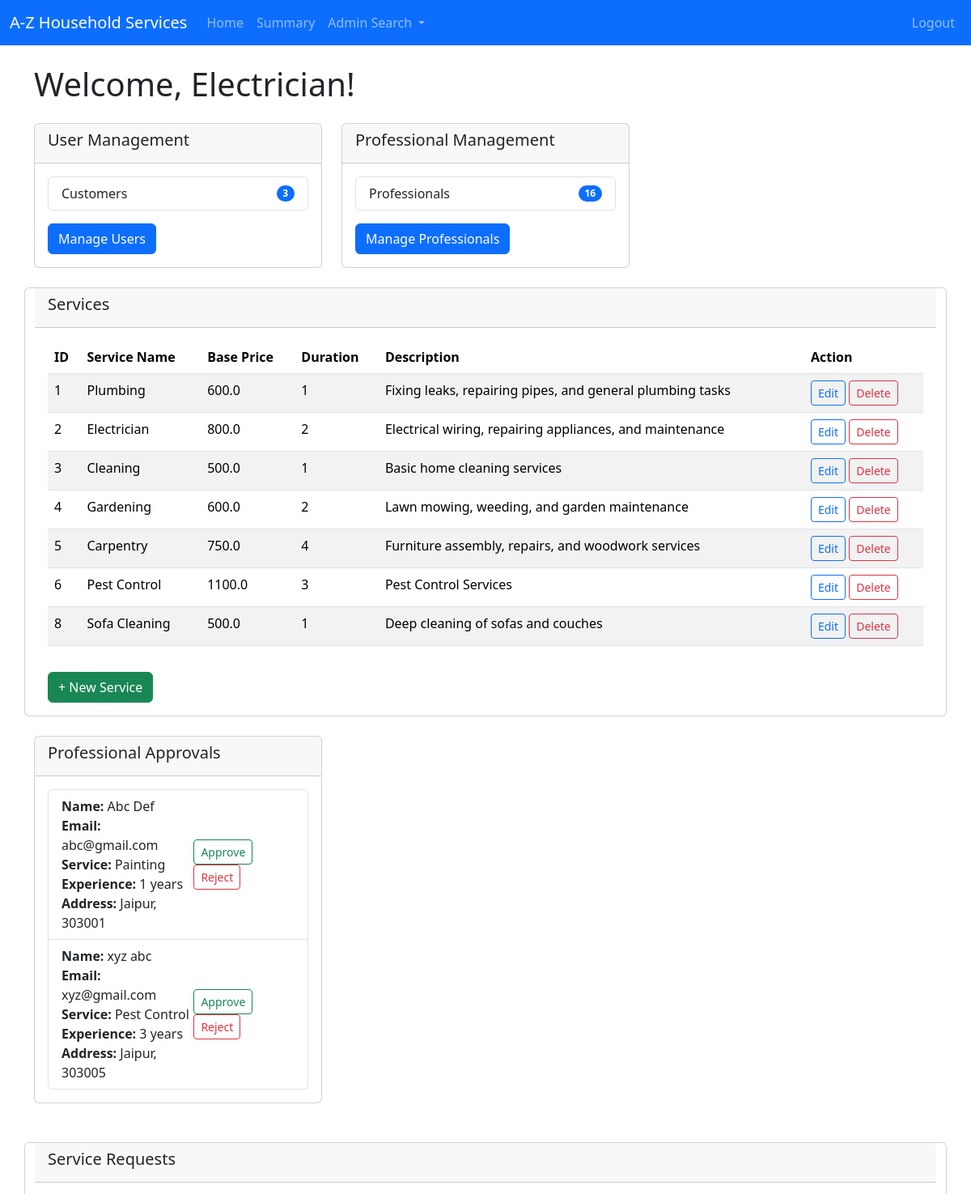
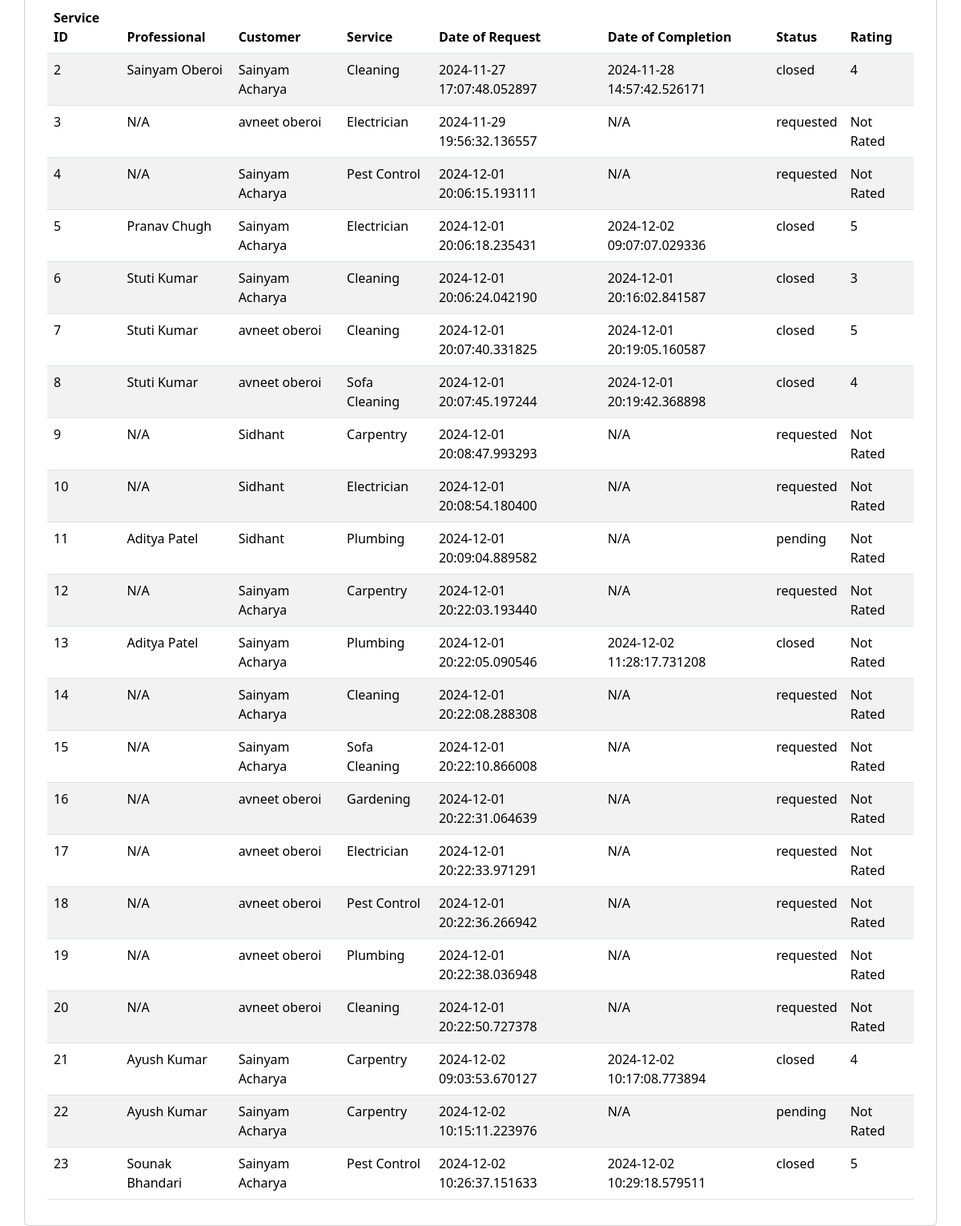
The page /admindashboard/Electrician on the database its author committed (2 pictures, top to bottom).
### backend/models.py (models this page shows)
class Service(db.Model):
    __tablename__ = 'service'
    id = db.Column(db.Integer, primary_key=True)
    name = db.Column(db.String(100), nullable=False)
    price = db.Column(db.Float, nullable=False)
    duration = db.Column(db.Integer, nullable=False)  # in minutes
    description = db.Column(db.Text, nullable=False)
    service_requests = db.relationship('ServiceRequest', cascade="all,delete", backref='service', lazy='dynamic')

class Professional(db.Model):
    __tablename__ = 'professional'
    id = db.Column(db.Integer, primary_key=True)
    email = db.Column(db.String(120), unique=True, nullable=False)
    password = db.Column(db.String(120), nullable=False)
    role = db.Column(db.Integer, default=2)   #1 for customer, 2 for professional, 3 for admin
    full_name = db.Column(db.String(100), nullable=False)
    service_name = db.Column(db.String(100), nullable=False)
    experience = db.Column(db.Integer, nullable=False)
    uploaded_documents = db.Column(db.String(255))  # Stores file path or URL
    address = db.Column(db.String(255), nullable=False)
    pincode = db.Column(db.Integer, nullable=False)
    status = db.Column(db.String(10), nullable=False, default='pending') # for approval of admin
    service_requests = db.relationship('ServiceRequest',cascade="all,delete", backref='professional', lazy='dynamic') #relationship: professionals can access its service requests

class ServiceRequest(db.Model):
    __tablename__ = 'service_requests'
    id = db.Column(db.Integer, primary_key=True)
    user_id = db.Column(db.Integer, db.ForeignKey('user.id'), nullable=False)
    professional_id = db.Column(db.Integer, db.ForeignKey('professional.id'), nullable=True)
    service_id = db.Column(db.Integer, db.ForeignKey('service.id'), nullable=False)
    date_of_request = db.Column(db.DateTime, nullable=False)
    date_of_completion = db.Column(db.DateTime)
    service_status = db.Column(db.String(20), nullable=False)  # 'requested', 'pending' , 'closed',
    rating = db.Column(db.Integer)  # out of 5
    remarks = db.Column(db.Text)

class User(db.Model):
    __tablename__ = 'user'
    id = db.Column(db.Integer, primary_key=True)
    email = db.Column(db.String(120), unique=True, nullable=False)
    password = db.Column(db.String(120), nullable=False)
    role = db.Column(db.Integer, default=1)  # 1 for customer, 2 for professional, 0 for admin
    full_name = db.Column(db.String(120), nullable=False)
    address = db.Column(db.String(255), nullable=False)
    pincode = db.Column(db.Integer, nullable=False)
    service_requests = db.relationship('ServiceRequest',cascade="all,delete", backref='user', lazy='dynamic') #lazy is a server property

### backend/controllers.py (the view)
@app.route('/admindashboard/<name>')
def admin_dashboard(name):
    services=get_services()  # for rendering for-loops of jinja templating
    user_count = User.query.filter_by(role=1).count()  # for calculating user count
    prof_count = Professional.query.filter_by(status='approved').count()  # for calculating prof count
    pending_prof = Professional.query.filter_by(status='pending').all()  #for seeing all pending professionals
    service_requests = ServiceRequest.query.join(Service).join(User).outerjoin(Professional).all()
    return render_template("admin_dashboard.html", user = User.query.filter_by(role=0).first(), name=name, services=services, user_count=user_count, professional_count=prof_count, pending_prof=pending_prof , results=service_requests)

### backend/controllers.py (called while the page is built)
def get_services():
    services=Service.query.all()
    return services

### templates/admin_dashboard.html (shortened to what this page needs)
{% extends "base_dashboard.html" %}
{% block dashboard_content %}
<h1 class="mb-4">Welcome, {{name}}!</h1>
<div class="row">
    <div class="col-md-4">
        <div class="card mb-4">
            <div class="card-header">
                <h5 class="card-title">User Management</h5>
            </div>
            <div class="card-body">
                <ul class="list-group">
                    <li class="list-group-item d-flex justify-content-between align-items-center">
                        Customers
                        <span class="badge bg-primary rounded-pill">{{ user_count }}</span>
                    </li>
                </ul>
                <a href="{{ url_for('admin_manage_users') }}" class="btn btn-primary mt-3">Manage Users</a>
            </div>
        </div>
    </div>
<div class="col-md-4">
    <div class="card mb-4">
        <div class="card-header">
            <h5 class="card-title">Professional Management</h5>
        </div>
        <div class="card-body">
            <ul class="list-group">
                <li class="list-group-item d-flex justify-content-between align-items-center">
                    Professionals
                    <span class="badge bg-primary rounded-pill">{{ professional_count }}</span>
                </li>
            </ul>
            <a href="{{ url_for('admin_manage_professionals') }}" class="btn btn-primary mt-3">Manage Professionals</a>
        </div>
    </div>
</div>
<div class="card mb-4">
    <div class="card-header">
        <h5 class="card-title">Services</h5>
    </div>
    <div class="card-body">
        {% if services %}
        <table class="table table-striped">
            <thead>
                <tr>
                    <th>ID</th>
                    <th>Service Name</th>
                    <th>Base Price</th>
                    <th>Duration</th>
                    <th>Description</th>
                    <th>Action</th>
                </tr>
            </thead>
            <tbody>
                {% for service in services %}
                <tr>
                    <td>{{ service.id }}</td>
                    <td>{{ service.name }}</td>
                    <td>{{ service.price }}</td>
                    <td>{{ service.duration }}</td>
                    <td>{{ service.description }}</td>
                    <td>
                        <a href="{{ url_for('edit_service', name=name, service_id=service.id) }}"
                           class="btn btn-sm btn-outline-primary">Edit</a>
                        <a href="{{ url_for('delete_service', name=name, service_id=service.id) }}"
                           class="btn btn-sm btn-outline-danger">Delete</a>
                    </td>
                </tr>
                {% endfor %}
            </tbody>
        </table>
        {% else %}
        <h3 class="text-center">Sorry, there are no services available.</h3>
        {% endif %}
        <a href="{{ url_for('create_service', name=name) }}" class="btn btn-success mt-3">+ New Service</a>
    </div>
</div>
<div class="col-md-4">
    <div class="card mb-4">
        <div class="card-header">
            <h5 class="card-title">Professional Approvals</h5>
        </div>
        <div class="card-body">
            <ul class="list-group">
                {% for professional in pending_prof %}
                <li class="list-group-item d-flex justify-content-between align-items-center">
                    <div>
                        <strong>Name:</strong> {{ professional.full_name }}<br>
                        <strong>Email:</strong> {{ professional.email }}<br>
                        <strong>Service:</strong> {{ professional.service_name }}<br>
                        <strong>Experience:</strong> {{ professional.experience }} years<br>
                        <strong>Address:</strong> {{ professional.address }}, {{ professional.pincode }}
                    </div>
                    <div>
                        <form action="{{ url_for('approve_professional', name=name, professional_id=professional.id) }}" method="POST" style="display:inline;">
                            <button type="submit" class="btn btn-sm btn-outline-success">Approve</button>
                        </form>
                        <form action="{{ url_for('reject_professional',name=name, professional_id=professional.id) }}" method="POST" style="display:inline;">
                            <button type="submit" class="btn btn-sm btn-outline-danger">Reject</button>
                        </form>
                    </div>
                </li>
                {% endfor %}
            </ul>
        </div>
    </div>
</div>
<div class="card mt-4">
    <div class="card-header">
        <h5 class="card-title">Service Requests</h5>
    </div>
    <div class="card-body">
        {% if results %}
        <table class="table table-striped">
            <thead>
                <tr>
                    <th>Service ID</th>
                    <th>Professional</th>
                    <th>Customer</th>
                    <th>Service</th>
                    <th>Date of Request</th>
                    <th>Date of Completion</th>
                    <th>Status</th>
                    <th>Rating</th>
                </tr>
            </thead>
            <tbody>
                {% for result in results %}
                <tr>
                    <td>{{ result.id }}</td>
                    <td>{{ result.professional.full_name if result.professional else 'N/A' }}</td>
                    <td>{{ result.user.full_name }}</td>
                    <td>{{ result.service.name }}</td>
                    <td>{{ result.date_of_request }}</td>
                    <td>{{ result.date_of_completion if result.date_of_completion else 'N/A' }}</td>
                    <td>{{ result.service_status }}</td>
                    <td>{{ result.rating if result.rating else 'Not Rated' }}</td>
                </tr>
                {% endfor %}
            </tbody>
        </table>
        {% else %}
        <p>No service requests are currently available.</p>
        {% endif %}
    </div>
</div>
{% endblock %}

### rows shown on the page
Service: id "1", name "Plumbing", price "600.0", duration "1", description "Fixing leaks, repairing pipes, and general plumbing tasks"
Service: id "2", name "Electrician", price "800.0", duration "2", description "Electrical wiring, repairing appliances, and maintenance"
Service: id "3", name "Cleaning", price "500.0", duration "1", description "Basic home cleaning services"
Service: id "4", name "Gardening", price "600.0", duration "2", description "Lawn mowing, weeding, and garden maintenance"
Service: id "5", name "Carpentry", price "750.0", duration "4", description "Furniture assembly, repairs, and woodwork services"
Service: id "6", name "Pest Control", price "1100.0", duration "3", description "Pest Control Services"
Service: id "8", name "Sofa Cleaning", price "500.0", duration "1", description "Deep cleaning of sofas and couches"
Professional: full_name "Abc Def", email "abc@gmail.com", service_name "Painting", experience "1", address "Jaipur", pincode "303001"
Professional: full_name "xyz abc", email "xyz@gmail.com", service_name "Pest Control", experience "3", address "Jaipur", pincode "303005"
ServiceRequest: id "2", professional "Sainyam Oberoi", user.full_name "Sainyam Acharya", service.name "Cleaning", date_of_request "2024-11-27 17:07:48.052897", date_of_completion "2024-11-28 14:57:42.526171", service_status "closed", rating "4"
ServiceRequest: id "3", professional "N/A", user.full_name "avneet oberoi", service.name "Electrician", date_of_request "2024-11-29 19:56:32.136557", date_of_completion "N/A", service_status "requested", rating "Not Rated"
ServiceRequest: id "4", professional "N/A", user.full_name "Sainyam Acharya", service.name "Pest Control", date_of_request "2024-12-01 20:06:15.193111", date_of_completion "N/A", service_status "requested", rating "Not Rated"
ServiceRequest: id "5", professional "Pranav Chugh", user.full_name "Sainyam Acharya", service.name "Electrician", date_of_request "2024-12-01 20:06:18.235431", date_of_completion "2024-12-02 09:07:07.029336", service_status "closed", rating "5"
ServiceRequest: id "6", professional "Stuti Kumar", user.full_name "Sainyam Acharya", service.name "Cleaning", date_of_request "2024-12-01 20:06:24.042190", date_of_completion "2024-12-01 20:16:02.841587", service_status "closed", rating "3"
ServiceRequest: id "7", professional "Stuti Kumar", user.full_name "avneet oberoi", service.name "Cleaning", date_of_request "2024-12-01 20:07:40.331825", date_of_completion "2024-12-01 20:19:05.160587", service_status "closed", rating "5"
ServiceRequest: id "8", professional "Stuti Kumar", user.full_name "avneet oberoi", service.name "Sofa Cleaning", date_of_request "2024-12-01 20:07:45.197244", date_of_completion "2024-12-01 20:19:42.368898", service_status "closed", rating "4"
ServiceRequest: id "9", professional "N/A", user.full_name "Sidhant", service.name "Carpentry", date_of_request "2024-12-01 20:08:47.993293", date_of_completion "N/A", service_status "requested", rating "Not Rated"
ServiceRequest: id "10", professional "N/A", user.full_name "Sidhant", service.name "Electrician", date_of_request "2024-12-01 20:08:54.180400", date_of_completion "N/A", service_status "requested", rating "Not Rated"
ServiceRequest: id "11", professional "Aditya Patel", user.full_name "Sidhant", service.name "Plumbing", date_of_request "2024-12-01 20:09:04.889582", date_of_completion "N/A", service_status "pending", rating "Not Rated"
ServiceRequest: id "12", professional "N/A", user.full_name "Sainyam Acharya", service.name "Carpentry", date_of_request "2024-12-01 20:22:03.193440", date_of_completion "N/A", service_status "requested", rating "Not Rated"
ServiceRequest: id "13", professional "Aditya Patel", user.full_name "Sainyam Acharya", service.name "Plumbing", date_of_request "2024-12-01 20:22:05.090546", date_of_completion "2024-12-02 11:28:17.731208", service_status "closed", rating "Not Rated"
ServiceRequest: id "14", professional "N/A", user.full_name "Sainyam Acharya", service.name "Cleaning", date_of_request "2024-12-01 20:22:08.288308", date_of_completion "N/A", service_status "requested", rating "Not Rated"
ServiceRequest: id "15", professional "N/A", user.full_name "Sainyam Acharya", service.name "Sofa Cleaning", date_of_request "2024-12-01 20:22:10.866008", date_of_completion "N/A", service_status "requested", rating "Not Rated"
ServiceRequest: id "16", professional "N/A", user.full_name "avneet oberoi", service.name "Gardening", date_of_request "2024-12-01 20:22:31.064639", date_of_completion "N/A", service_status "requested", rating "Not Rated"
ServiceRequest: id "17", professional "N/A", user.full_name "avneet oberoi", service.name "Electrician", date_of_request "2024-12-01 20:22:33.971291", date_of_completion "N/A", service_status "requested", rating "Not Rated"
ServiceRequest: id "18", professional "N/A", user.full_name "avneet oberoi", service.name "Pest Control", date_of_request "2024-12-01 20:22:36.266942", date_of_completion "N/A", service_status "requested", rating "Not Rated"
ServiceRequest: id "19", professional "N/A", user.full_name "avneet oberoi", service.name "Plumbing", date_of_request "2024-12-01 20:22:38.036948", date_of_completion "N/A", service_status "requested", rating "Not Rated"
ServiceRequest: id "20", professional "N/A", user.full_name "avneet oberoi", service.name "Cleaning", date_of_request "2024-12-01 20:22:50.727378", date_of_completion "N/A", service_status "requested", rating "Not Rated"
ServiceRequest: id "21", professional "Ayush Kumar", user.full_name "Sainyam Acharya", service.name "Carpentry", date_of_request "2024-12-02 09:03:53.670127", date_of_completion "2024-12-02 10:17:08.773894", service_status "closed", rating "4"
ServiceRequest: id "22", professional "Ayush Kumar", user.full_name "Sainyam Acharya", service.name "Carpentry", date_of_request "2024-12-02 10:15:11.223976", date_of_completion "N/A", service_status "pending", rating "Not Rated"
ServiceRequest: id "23", professional "Sounak Bhandari", user.full_name "Sainyam Acharya", service.name "Pest Control", date_of_request "2024-12-02 10:26:37.151633", date_of_completion "2024-12-02 10:29:18.579511", service_status "closed", rating "5"

### other values the page prints
{{ name }} "Electrician"
{{ user_count }} "3"
{{ professional_count }} "16"
